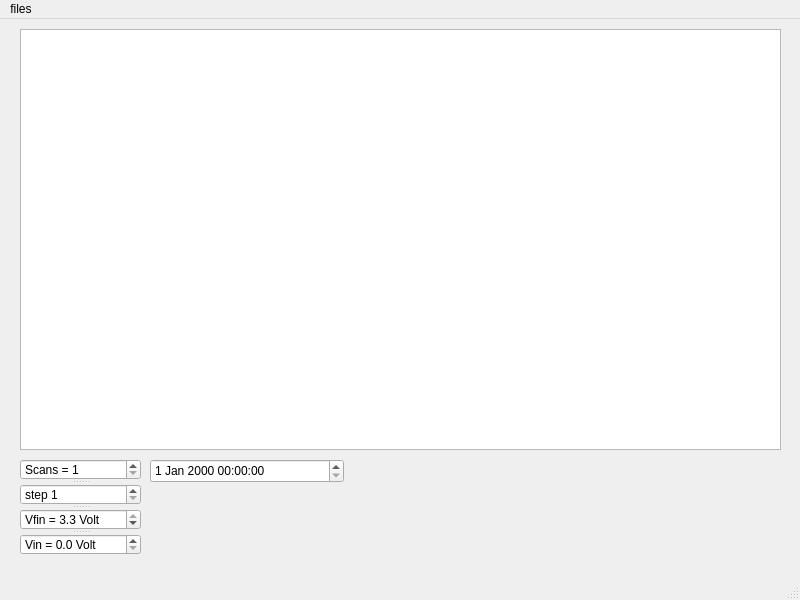
<?xml version="1.0" encoding="UTF-8"?>
<ui version="4.0">
 <class>MainWindow</class>
 <widget class="QMainWindow" name="MainWindow">
  <property name="geometry">
   <rect>
    <x>0</x>
    <y>0</y>
    <width>800</width>
    <height>600</height>
   </rect>
  </property>
  <property name="windowTitle">
   <string>MainWindow</string>
  </property>
  <widget class="QWidget" name="centralwidget">
   <widget class="PlotWidget" name="plot_widget">
    <property name="geometry">
     <rect>
      <x>20</x>
      <y>10</y>
      <width>761</width>
      <height>421</height>
     </rect>
    </property>
   </widget>
   <widget class="QDateTimeEdit" name="dateTimeEdit">
    <property name="geometry">
     <rect>
      <x>150</x>
      <y>440</y>
      <width>194</width>
      <height>24</height>
     </rect>
    </property>
   </widget>
   <widget class="QSplitter" name="splitter">
    <property name="geometry">
     <rect>
      <x>20</x>
      <y>440</y>
      <width>121</width>
      <height>96</height>
     </rect>
    </property>
    <property name="orientation">
     <enum>Qt::Vertical</enum>
    </property>
    <widget class="QSpinBox" name="spinBox">
     <property name="suffix">
      <string/>
     </property>
     <property name="prefix">
      <string>Scans = </string>
     </property>
     <property name="minimum">
      <number>1</number>
     </property>
     <property name="maximum">
      <number>999</number>
     </property>
    </widget>
    <widget class="QSpinBox" name="spinBox_2">
     <property name="suffix">
      <string/>
     </property>
     <property name="prefix">
      <string>step </string>
     </property>
     <property name="minimum">
      <number>1</number>
     </property>
    </widget>
    <widget class="QDoubleSpinBox" name="doubleSpinBox">
     <property name="prefix">
      <string>Vfin = </string>
     </property>
     <property name="suffix">
      <string> Volt</string>
     </property>
     <property name="decimals">
      <number>1</number>
     </property>
     <property name="maximum">
      <double>3.300000000000000</double>
     </property>
     <property name="singleStep">
      <double>0.100000000000000</double>
     </property>
     <property name="value">
      <double>3.300000000000000</double>
     </property>
    </widget>
    <widget class="QDoubleSpinBox" name="start">
     <property name="prefix">
      <string>Vin = </string>
     </property>
     <property name="suffix">
      <string> Volt</string>
     </property>
     <property name="decimals">
      <number>1</number>
     </property>
     <property name="maximum">
      <double>3.300000000000000</double>
     </property>
     <property name="singleStep">
      <double>0.100000000000000</double>
     </property>
    </widget>
   </widget>
  </widget>
  <widget class="QMenuBar" name="menubar">
   <property name="geometry">
    <rect>
     <x>0</x>
     <y>0</y>
     <width>800</width>
     <height>37</height>
    </rect>
   </property>
   <widget class="QMenu" name="menufiles">
    <property name="title">
     <string>files</string>
    </property>
    <addaction name="separator"/>
   </widget>
   <addaction name="menufiles"/>
  </widget>
  <widget class="QStatusBar" name="statusbar"/>
 </widget>
 <customwidgets>
  <customwidget>
   <class>PlotWidget</class>
   <extends>QGraphicsView</extends>
   <header>pyqtgraph</header>
  </customwidget>
 </customwidgets>
 <resources/>
 <connections/>
</ui>
